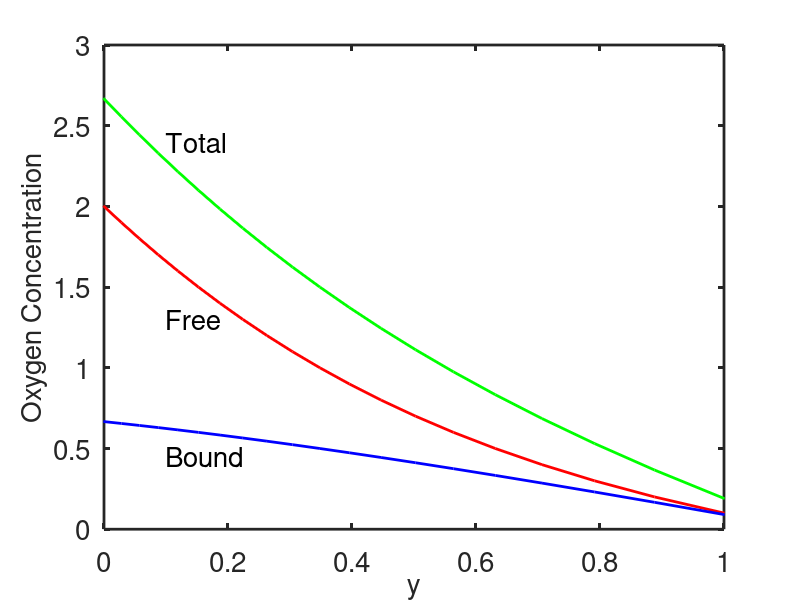
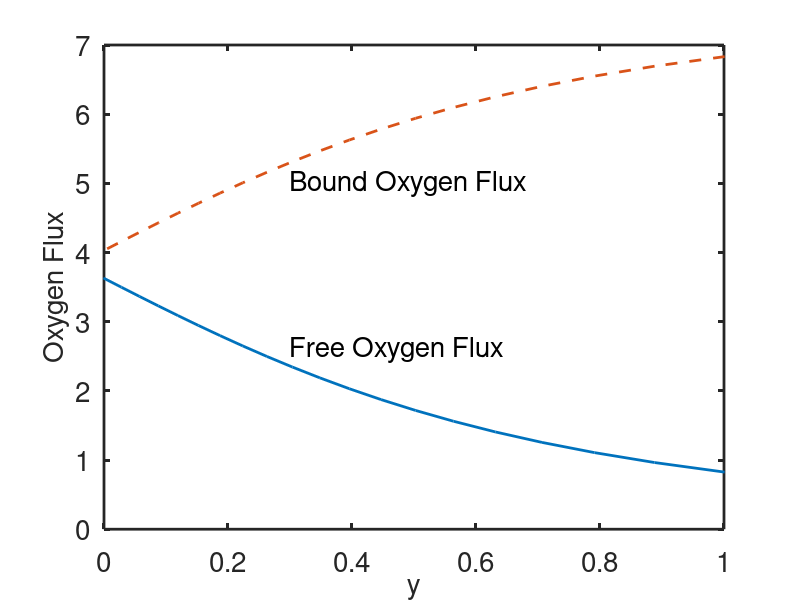
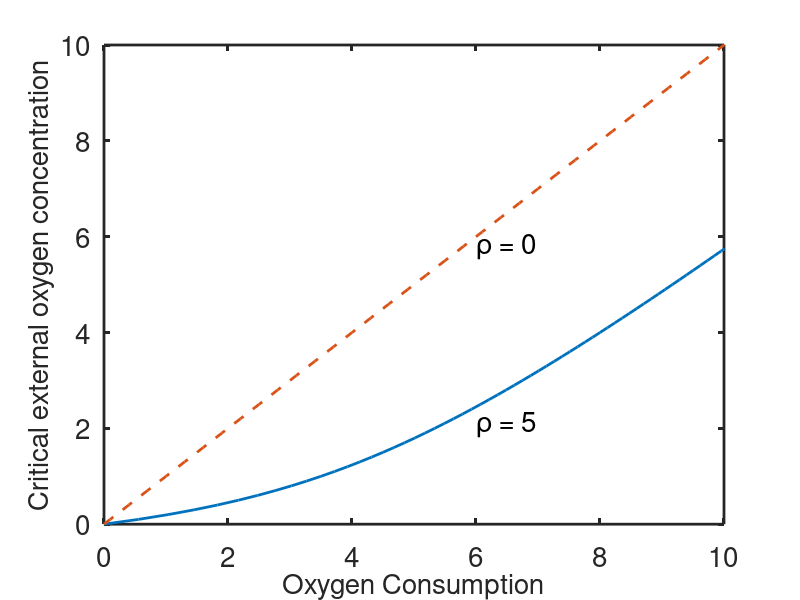
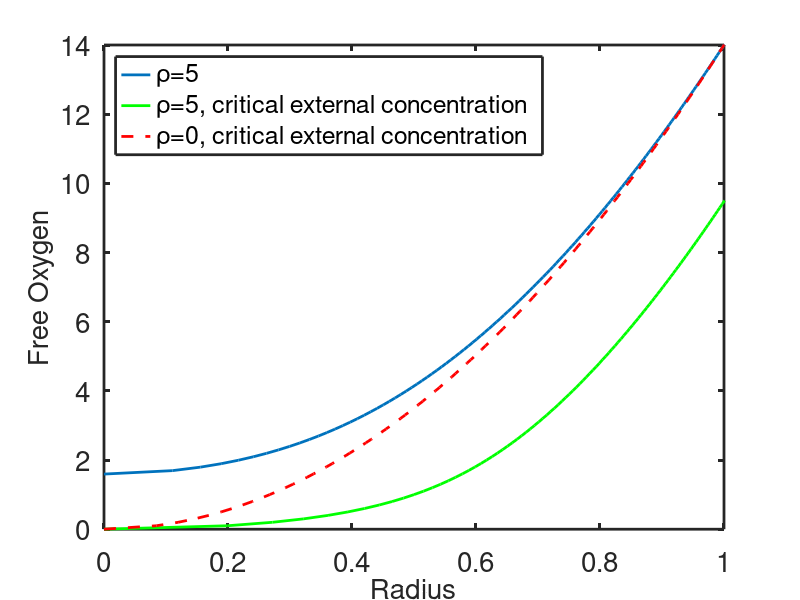

Here is the MATLAB script that generated these plots, in order:
% facilitated diffusion plots

set(0,                           ...
   'defaultaxesfontsize', 20,   ...
   'defaultaxeslinewidth', 2.0, ...
   'defaultlinelinewidth', 2.0);
 

%parameters
rho = 10;
s0 = 2;
sL = 0.1;
mu = 1/((1+s0)*(1+sL));

sig = [0:0.1:20];

u =  sig./(1+sig);

sig0 = s0+rho*s0/(1+s0);
fac = (1+mu*rho)*(s0-sL);
xi = -(sig+rho*u-sig0)/fac;
stot = sig+u;
sigp = fac*(1+sig).^2./(sig.^2+rho+2*sig+1);
up = sigp./(1+sig).^2;


figure(1)
plot(xi,sig,'r',xi,u,'b',xi,stot,'g','linewidth',2)
axis([0 1 0 3])
xlabel('y','fontsize',20)
ylabel('Oxygen Concentration','fontsize',20)
text(0.1,2.4,'Total','fontsize',20)
text(0.1,0.45,'Bound','fontsize',20)
text(0.1,1.3,'Free','fontsize',20)
 
figure(2)
plot(xi,sigp,xi,rho*up,'--','linewidth',2)
text(0.3,5,'Bound Oxygen Flux','fontsize',20)
text(0.3,2.6,'Free Oxygen Flux','fontsize',20)
axis([0 1 0 7])
xlabel('y','fontsize',20)
ylabel('Oxygen Flux','fontsize',20)
 
rho = 5;
gam = sig+rho*u;

figure(3)
plot(gam,sig,sig,sig,'--','linewidth',2)
axis([0 10 0 10])
xlabel('Oxygen Consumption','fontsize',20)
ylabel('Critical external oxygen concentration','fontsize',20)
text(6,2.1,'\rho = 5','fontsize',20)
text(6,5.8,'\rho = 0','fontsize',20)
 
r = rho;
g = 14;
xi = sqrt(gam/g);
xi0 = sqrt(sig/g);
s1 = g;
s0 = (-r-s1-1+sqrt(4*r*s1^2+r^2+6*r*s1+s1^2+2*r+2*s1+1))/(1+s1)/2;
sig0=[s0:0.1:20];
gam0 = sig0+rho*sig0./(1+sig0);

xi1 = sqrt(abs(gam0-s0-r*s0/(1+s0))/g);
figure(4)

plot(xi1,sig0,xi,sig,'g',xi0,sig,'r--','linewidth',2)
xlabel('Radius','fontsize',20)
ylabel('Free Oxygen','fontsize',20)
legend('\rho=5','\rho=5, critical external concentration','\rho=0, critical external concentration', ...
    'Location','northwest')
,
axis([0 1 0 14])

 
